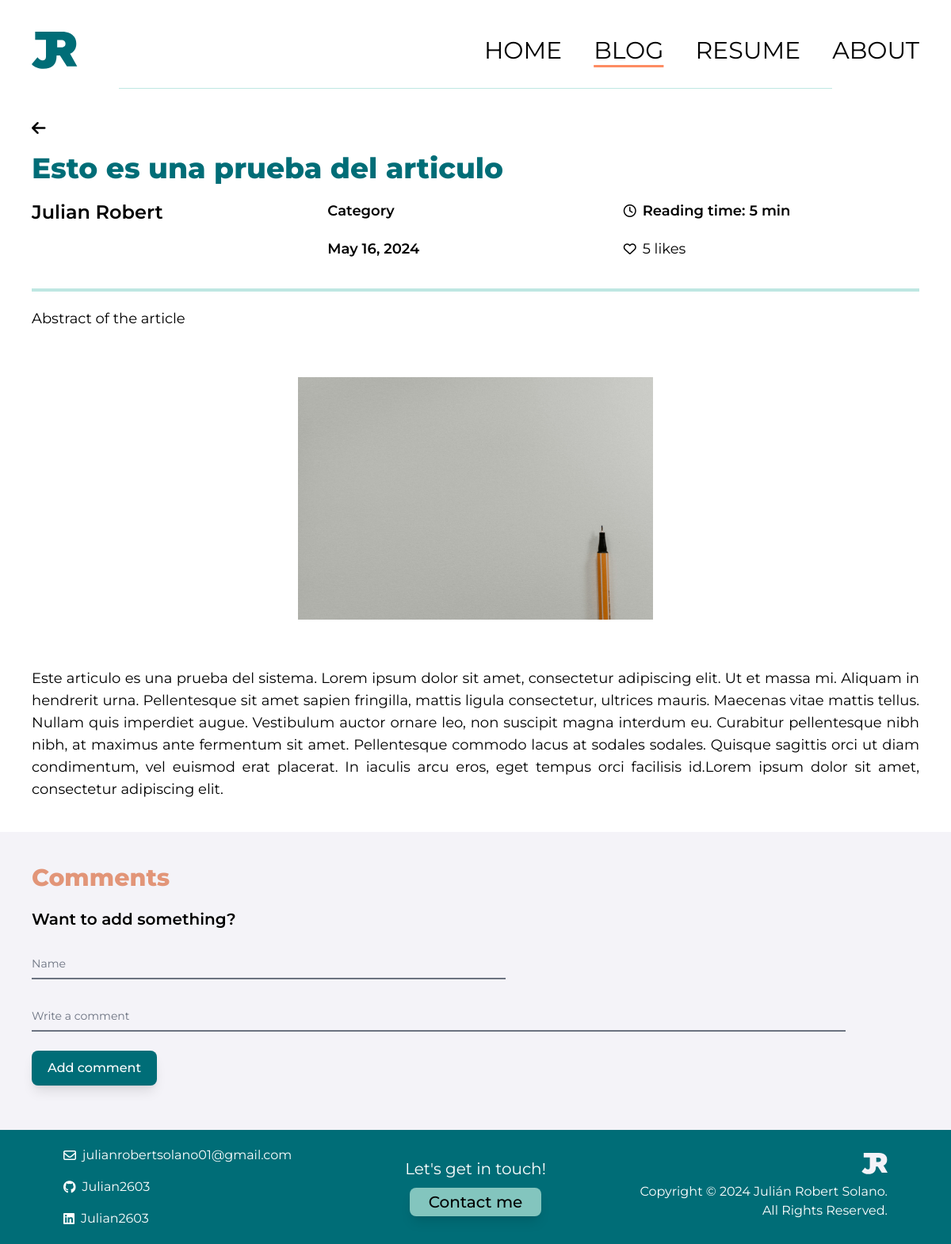
The app's page /blog/article/1, older data.
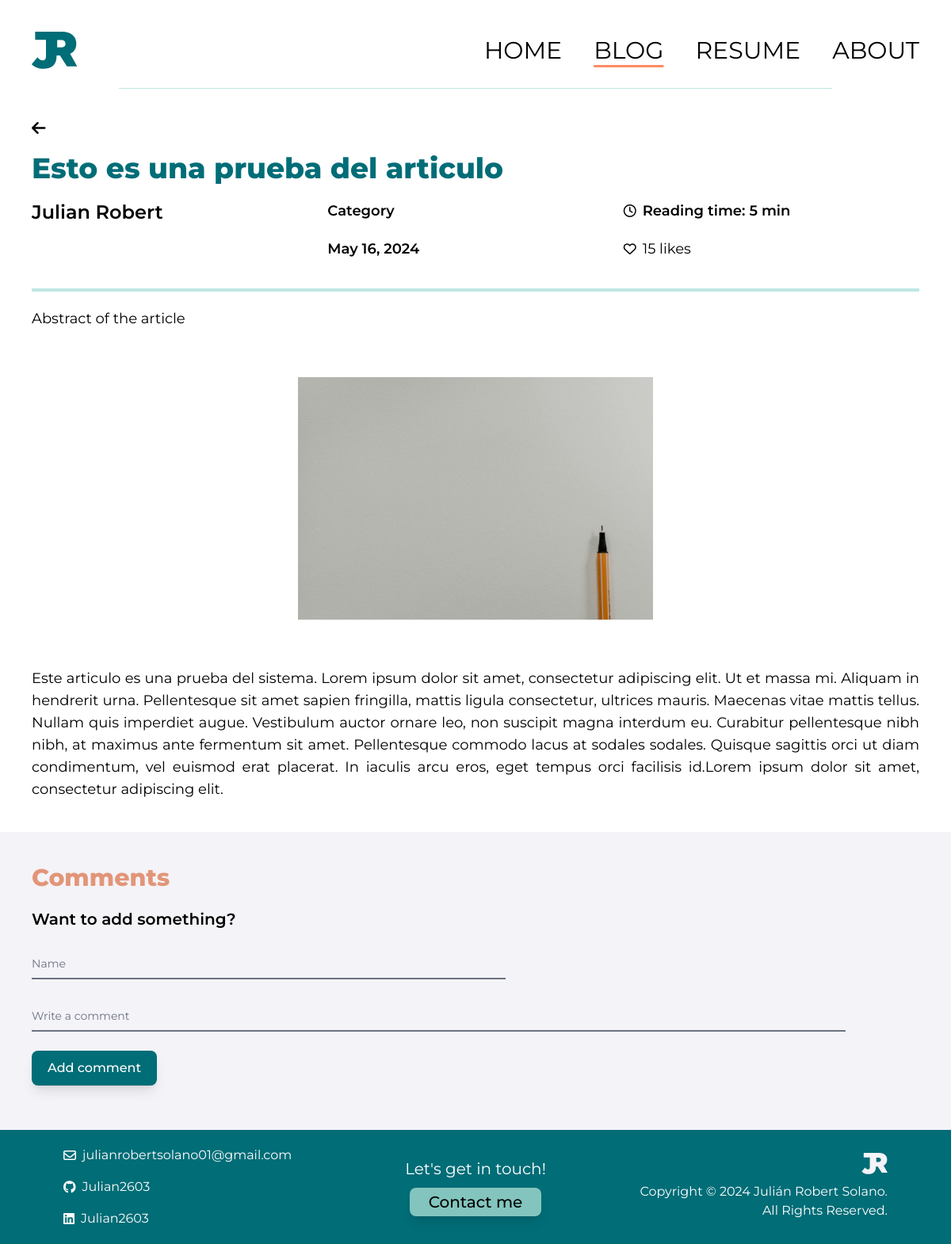
The same page, newer data.
### blog/models.py (models this page shows, shortened)
class Article(models.Model):
  title = models.CharField(max_length=255)
  author = models.ForeignKey(User, on_delete=models.CASCADE)
  category = models.CharField(max_length=255, default="Category")
  date = models.DateField(default=datetime.date.today)
  abstract = models.CharField(max_length=500, default='Abstract of the article')
  reading_time = models.IntegerField(default=5)
  likes = models.IntegerField(default=0)
  body = models.TextField()

### blog/views.py (the view)
# urls.py: path('article/<int:pk>', ArticleDetailView.as_view(), name="article"),
class ArticleDetailView(DetailView):
    model = Article
    template_name = 'article.html'
    def get_context_data(self, **kwargs):
        context = super().get_context_data(**kwargs)
        context['comments'] = Comment.objects.filter(article=self.object).order_by('-comment_date')
        context['form'] = CommentForm()
        return context

### blog/forms.py
class CommentForm(forms.ModelForm):
    class Meta:
        model = Comment
        fields = ['name', 'comment_body']

### blog/templates/article.html (shortened to what the changed rows need)
{% load static tailwind_tags %}
<html lang="en" class="scroll-smooth">
  <head>
    {% load static %}
    {% tailwind_css %}
</head>
<body>
  <section id="article">
    <div class="p-10 flex flex-col gap-5">
      <div class="flex justify-start align-center text-xl">
        <a href="{% url 'blog' %}"><i class="fa-solid fa-arrow-left"></i></a>
      </div>
      <h1 class="font-sans font-extrabold text-4xl text-[#006D77]">{{ article.title }}</h1>
      <div class="grid grid-cols-3">
        <div class="">
          <h2 class="font-sans font-semibold text-2xl text-black">{{ article.author.first_name }} {{ article.author.last_name }}</h2>
        </div>
        <div class="flex flex-col gap-5">
          <h2 class="font-sans font-semibold text-lg text-black"> {{ article.category }} </h2>
          <h2 class="font-sans font-semibold text-lg text-black"> {{ article.date }} </h2>
        </div>
        <div class="flex flex-col gap-5">
          <div class="flex flex-row gap-2 justify-start align-center items-center">
            <i class="fa-regular fa-clock"></i>
            <h2 class="font-sans font-semibold text-lg text-black"> Reading time: {{ article.reading_time }} min</h2>
          </div>
          <button id="like-button" class="flex flex-row gap-2 justify-start align-center items-center focus:outline-none" data-article-id="{{ article.id }}">
            <i id="like-icon" class="fa-regular fa-heart"></i>
            <h2 id="like-count" class="font-sans font-normal text-lg text-black">{{ article.likes }} likes</h2>
          </button>
        </div>
      </div>
      <hr class="flex justify-center align-center items-center border-2 roundes-full border-[#BEE7E2] w-full mt-4">
      <div class="flex flex-col text-justify">
        <p class="font-sans font-regular text-lg text-black"> {{ article.abstract }} </p>
      </div>
      <div class="flex justify-center my-10">
        <img class="flex items-center w-2/5" src="{% static 'imgs/placeholder.jpg' %}" alt="">
      </div>
      <div class="text-justify">
        <p class="font-sans font-regular text-lg text-black"> {{ article.body }}</p>
      </div>
    </div>
  </section>
 <section id="coments">
  <div class="flex flex-col gap-5 p-10 bg-[F4F3F8]">
      <h2 class="font-sans font-extrabold text-3xl text-[#E29578]">Comments</h2>
      <div class="flex flex-col justify-start items-start gap-5">
          <h2 class="font-sans font-semibold text-xl text-black">Want to add something?</h2>
      </div>
  </div>
</section>
</body>
</html>

Row changes from the older to the newer data that the page shows:
changed Article "Esto es una prueba del articulo": likes "5" → "15"
